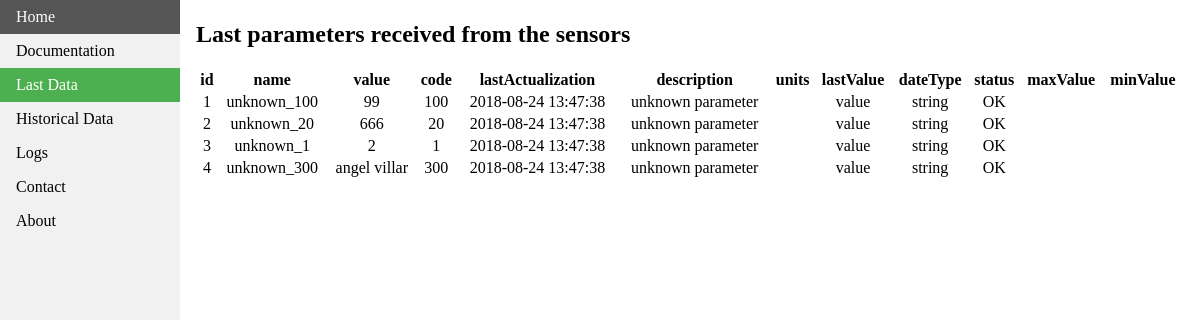
The page /lastData?id=2 on the database its author committed.
### tables this page shows
CREATE TABLE parametersTable2 (id INTEGER PRIMARY KEY, name VARCHAR, value VARCHAR, code INTEGER, lastActualization DATETIME,description VARCHAR, units VARCHAR, lastValue VARCHAR, dateType VARCHAR, status VARCHAR, maxValue VARCHAR, minValue VARCHAR);

### API/stratosApiRest.py (the view)
@app.route('/lastData')
def getLastData():
    id = request.args.get('id')
    if(id==None):
        id="1"
    exists = idExists(id)
    if( exists == False ):
        return(render_template('wrongId.html'))
    if(id==1 or id=='1'):
        id=""
    lastValues, names = downloadLastData(id)
    mode = request.args.get('mode')
    if(mode=="json"):
        return(jsonify({'lastData': lastValues}))
    else:
        templateData = {"lastValues":lastValues, "names":names}
        return(render_template('lastData.html', **templateData))

### API/stratosApiRest.py (called while the page is built)
def downloadLastData(id):
	connection = sqlite3.connect(DATABASE)
	cursor = connection.cursor()
	query = "SELECT * FROM " + PARAMS_TABLE + id
	cursor.execute(query)
	results = cursor.fetchall()
	names = [description[0] for description in cursor.description]
	lastData = []
	for j in range(0, len(results)):
		lastValuesDictionary = {}
		for i in range(0,len(names)):
			lastValuesDictionary[str(names[i])] = str(results[j][i])
		lastData.append(lastValuesDictionary)
	print(lastData)
	cursor.close()
	connection.close()
	return lastData, names

def idExists(id):
    connection = sqlite3.connect(DATABASE)
    cursor = connection.cursor()
    query = "SELECT mission FROM missionsTable"
    cursor.execute(query)
    results = cursor.fetchall()
    print(results[0])
    cursor.close()
    connection.close()
    for i in range(len(results)):
        print(int(id))
        print(results[i])
        print(int(id) not in (results[i]))
        if( int(id) in results[i] ):
            return True
    return False

### API/templates/lastData.html
<html>
<head>
<link rel="stylesheet" href='../static/stylesheet.css' >
</head>
<body>
<ul>
	<li><a href="/">Home</a></li>
	<li><a href="/docs">Documentation</a></li>
	<li><a class="active" href="/lastData">Last Data</a></li>
	<li><a href="/historicalData">Historical Data</a></li>
	<li><a href="/logsData">Logs</a></li>
	<li><a href="/contact">Contact</a></li>
	<li><a href="/about">About</a></li>
</ul>
<div style="margin-left:15%;padding:1px 16px;height:1000px;">
	<h2>Last parameters received from the sensors</h2>
	<table width="100%" style ="text-align:center">
	  <tr>
			{% for name in names %}
	    <th>{{name}}</th>
			{% endfor %}
	  </tr>
		{% for param in lastValues %}
			  <tr>
					{% for name in names %}
			    	<td>{{param[name]}}</td>
					{% endfor %}
			  </tr>
		{% endfor %}
	</table>
</div>
</body>
</html>

### API/static/stylesheet.css (style rules this page uses)
body { margin: 0; }
ul { list-style-type: none; margin: 0; padding: 0; width: 15%; background-color: #f1f1f1; position: fixed; height: 100%; overflow: auto; }
li a { display: block; color: #000; padding: 8px 16px; text-decoration: none; }
li a.active { background-color: #4CAF50; color: white; }

### rows shown on the page
parametersTable2: id "1" "unknown_100" "99" "100" "2018-08-24 13:47:38" "unknown parameter" "value" "string" "OK"
parametersTable2: id "2" "unknown_20" "666" "20" "2018-08-24 13:47:38" "unknown parameter" "value" "string" "OK"
parametersTable2: id "3" "unknown_1" "2" "1" "2018-08-24 13:47:38" "unknown parameter" "value" "string" "OK"
parametersTable2: id "4" "unknown_300" "angel villar" "300" "2018-08-24 13:47:38" "unknown parameter" "value" "string" "OK"

### other values the page prints
{{ name }} "id" "name" "value" "code" "lastActualization" "description" "units" "lastValue" "dateType" "status" "maxValue" "minValue"
